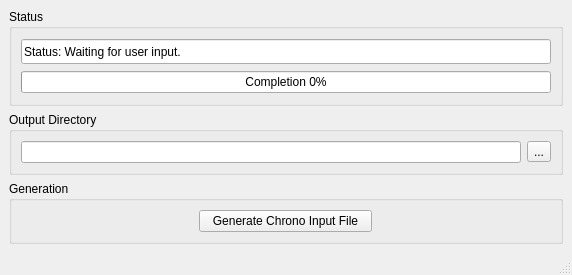
<?xml version="1.0" encoding="UTF-8"?>
<ui version="4.0">
 <class>MainWindow</class>
 <widget class="QMainWindow" name="MainWindow">
  <property name="geometry">
   <rect>
    <x>0</x>
    <y>0</y>
    <width>572</width>
    <height>275</height>
   </rect>
  </property>
  <property name="sizePolicy">
   <sizepolicy hsizetype="Expanding" vsizetype="Minimum">
    <horstretch>0</horstretch>
    <verstretch>0</verstretch>
   </sizepolicy>
  </property>
  <property name="minimumSize">
   <size>
    <width>0</width>
    <height>0</height>
   </size>
  </property>
  <property name="windowTitle">
   <string>MainWindow</string>
  </property>
  <widget class="QWidget" name="centralwidget">
   <property name="sizePolicy">
    <sizepolicy hsizetype="Expanding" vsizetype="MinimumExpanding">
     <horstretch>0</horstretch>
     <verstretch>0</verstretch>
    </sizepolicy>
   </property>
   <property name="minimumSize">
    <size>
     <width>0</width>
     <height>0</height>
    </size>
   </property>
   <layout class="QGridLayout" name="gridLayout_5">
    <item row="0" column="0">
     <widget class="QGroupBox" name="groupBox">
      <property name="title">
       <string>Status</string>
      </property>
      <layout class="QGridLayout" name="gridLayout">
       <item row="0" column="0">
        <widget class="QLineEdit" name="statusWindow">
         <property name="enabled">
          <bool>true</bool>
         </property>
         <property name="sizePolicy">
          <sizepolicy hsizetype="Expanding" vsizetype="MinimumExpanding">
           <horstretch>0</horstretch>
           <verstretch>0</verstretch>
          </sizepolicy>
         </property>
         <property name="minimumSize">
          <size>
           <width>0</width>
           <height>25</height>
          </size>
         </property>
         <property name="maximumSize">
          <size>
           <width>16777215</width>
           <height>25</height>
          </size>
         </property>
         <property name="cursor">
          <cursorShape>BlankCursor</cursorShape>
         </property>
         <property name="text">
          <string>Status: Waiting for user input.</string>
         </property>
         <property name="frame">
          <bool>true</bool>
         </property>
         <property name="readOnly">
          <bool>true</bool>
         </property>
        </widget>
       </item>
       <item row="1" column="0">
        <widget class="QProgressBar" name="progressBar">
         <property name="sizePolicy">
          <sizepolicy hsizetype="Expanding" vsizetype="Fixed">
           <horstretch>0</horstretch>
           <verstretch>0</verstretch>
          </sizepolicy>
         </property>
         <property name="minimumSize">
          <size>
           <width>0</width>
           <height>20</height>
          </size>
         </property>
         <property name="value">
          <number>0</number>
         </property>
         <property name="textVisible">
          <bool>true</bool>
         </property>
         <property name="format">
          <string>Completion %p%</string>
         </property>
        </widget>
       </item>
      </layout>
     </widget>
    </item>
    <item row="1" column="0">
     <widget class="QGroupBox" name="groupBox_2">
      <property name="title">
       <string>Output Directory</string>
      </property>
      <layout class="QGridLayout" name="gridLayout_2">
       <item row="0" column="0">
        <layout class="QHBoxLayout" name="horizontalLayout_2">
         <item>
          <widget class="QLineEdit" name="outputDir">
           <property name="enabled">
            <bool>true</bool>
           </property>
           <property name="readOnly">
            <bool>false</bool>
           </property>
          </widget>
         </item>
         <item>
          <widget class="QToolButton" name="readDirButton">
           <property name="enabled">
            <bool>true</bool>
           </property>
           <property name="text">
            <string notr="true">...</string>
           </property>
          </widget>
         </item>
        </layout>
       </item>
      </layout>
     </widget>
    </item>
    <item row="2" column="0">
     <widget class="QGroupBox" name="groupBox_3">
      <property name="title">
       <string>Generation</string>
      </property>
      <layout class="QGridLayout" name="gridLayout_4">
       <item row="0" column="0">
        <layout class="QGridLayout" name="gridLayout_3">
         <item row="0" column="0">
          <widget class="QPushButton" name="writeChrono">
           <property name="sizePolicy">
            <sizepolicy hsizetype="Fixed" vsizetype="Fixed">
             <horstretch>0</horstretch>
             <verstretch>0</verstretch>
            </sizepolicy>
           </property>
           <property name="minimumSize">
            <size>
             <width>173</width>
             <height>20</height>
            </size>
           </property>
           <property name="maximumSize">
            <size>
             <width>173</width>
             <height>16777215</height>
            </size>
           </property>
           <property name="text">
            <string>Generate Chrono Input File</string>
           </property>
           <property name="autoDefault">
            <bool>false</bool>
           </property>
          </widget>
         </item>
        </layout>
       </item>
      </layout>
     </widget>
    </item>
   </layout>
  </widget>
  <widget class="QMenuBar" name="menubar">
   <property name="geometry">
    <rect>
     <x>0</x>
     <y>0</y>
     <width>572</width>
     <height>21</height>
    </rect>
   </property>
  </widget>
  <widget class="QStatusBar" name="statusbar"/>
 </widget>
 <resources/>
 <connections/>
</ui>
